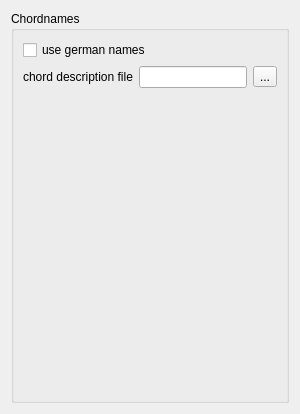
     <widget class="QWidget" name="Seite_4">
      <layout class="QVBoxLayout" name="verticalLayout_12">
       <item>
        <widget class="QGroupBox" name="groupBox_5">
         <property name="title">
          <string>Chordnames</string>
         </property>
         <property name="flat">
          <bool>true</bool>
         </property>
         <layout class="QVBoxLayout" name="verticalLayout_11">
          <item>
           <widget class="QCheckBox" name="useGermanNoteNames">
            <property name="text">
             <string>use german names</string>
            </property>
           </widget>
          </item>
          <item>
           <layout class="QHBoxLayout" name="horizontalLayout">
            <item>
             <widget class="QLabel" name="label_54">
              <property name="text">
               <string>chord description file</string>
              </property>
             </widget>
            </item>
            <item>
             <widget class="QLineEdit" name="chordDescriptionFile"/>
            </item>
            <item>
             <widget class="QToolButton" name="chordDescriptionFileButton">
              <property name="text">
               <string>...</string>
              </property>
              <property name="icon">
               <iconset resource="mscore.qrc">
                <normaloff>:/data/fileopen.svg</normaloff>:/data/fileopen.svg</iconset>
              </property>
             </widget>
            </item>
           </layout>
          </item>
          <item>
           <spacer name="verticalSpacer_5">
            <property name="orientation">
             <enum>Qt::Vertical</enum>
            </property>
            <property name="sizeHint" stdset="0">
             <size>
              <width>20</width>
              <height>303</height>
             </size>
            </property>
           </spacer>
          </item>
         </layout>
        </widget>
       </item>
      </layout>
     </widget>
